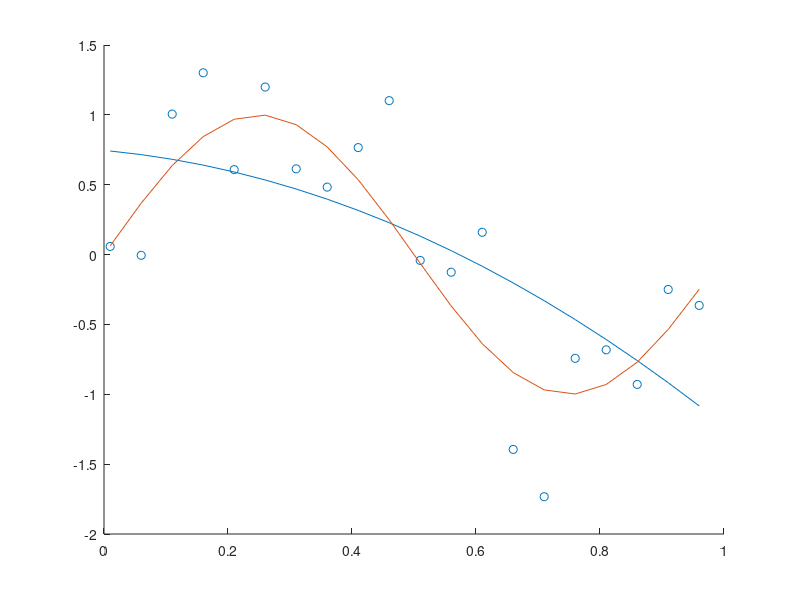

Write the MATLAB code that produced this figure.
function curveFittingExample
    curveFittingExampleSin   
end

function curveFittingExampleSin
    %N, number of observations
     Max = 1;
     N = 20;
     x = 0.01:Max/N:Max;     
     %t_bold, set of target values
     snr = 6;
     [t, yReal] = getObservation(x, snr);     
     
     
     %M, degree of polynomial to fit
     M = 2;     
     lambda = 0;
     %Model training
     wReg = getOptimumW_Reg(x, t, M, lambda);
     %Model evaluation
     y_approxReg = evaluateModel(x, wReg);     
     figure;     
     scatter(x, t);
     hold on;     
     plot(x, y_approxReg);
     hold on;
     plot(x, yReal);
     
     [E, Erms] = getError(yReal, y_approxReg);
     disp('Error respecto a la verdad absoluta')
     Erms
     
     [E, Erms] = getError(t, y_approxReg);
     disp('Error respecto a las etiquetas')
     Erms
     disp('Arreglo de pesos o parametros')
    
end

function y_approxReg = evaluateModel(x, w)
    for i = 1:length(x)        
        y_approxReg(i) = yF(x(i), w);
    end
    
end

%polynomial approx
function y = yF(x_val, w)
    y = 0;
    for i = 1:length(w)
        y = y + w(i) * (x_val.^(i - 1));
    end
end

%E(w)
function [E, Erms] = getError(y, t)
    E = 0.5 * sum((y - t).^2);
    Erms = sqrt((2 * E)/length(t));
end

%Least squares with first derivative equals zero
function W = getOptimumW_Reg(x, t, M, lambda)
    M = M + 1;
    t = t';
    N = length(x);
    X = zeros(length(x), M);         
    %Matrix X with x repeated in every column
    %to express the derivative in matrix therms
    for i = 1:M
        X(:, i) = x;
    end
    for i = 1:N
        for j = 1:M
            X(i, j) = X(i,j) ^ (j-1);
        end
    end
    
    therm1 =   X' * X;
    lambdaI = lambda * eye(size(therm1));
    fac1 = therm1 + lambdaI;
    fac2 = X' * t;
    W = pinv(fac1) * fac2;
    
end

function [t, yReal] = getObservation(x, snr)
    
    yReal = sin(2*pi*x);
    t = awgn(yReal, snr);
end


